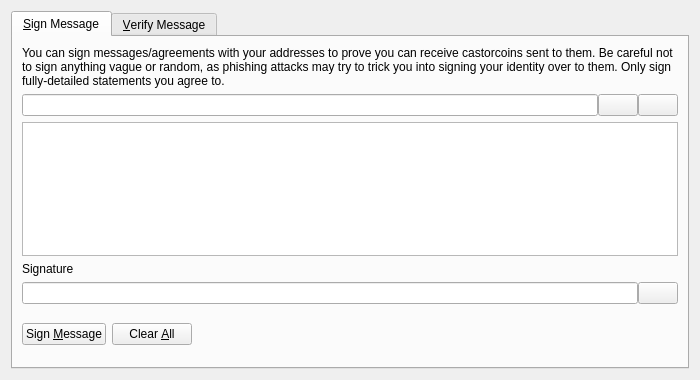
<?xml version="1.0" encoding="UTF-8"?>
<ui version="4.0">
 <class>SignVerifyMessageDialog</class>
 <widget class="QDialog" name="SignVerifyMessageDialog">
  <property name="geometry">
   <rect>
    <x>0</x>
    <y>0</y>
    <width>700</width>
    <height>380</height>
   </rect>
  </property>
  <property name="windowTitle">
   <string>Signatures - Sign / Verify a Message</string>
  </property>
  <property name="modal">
   <bool>true</bool>
  </property>
  <layout class="QVBoxLayout" name="verticalLayout">
   <item>
    <widget class="QTabWidget" name="tabWidget">
     <property name="currentIndex">
      <number>0</number>
     </property>
     <widget class="QWidget" name="tabSignMessage">
      <attribute name="title">
       <string>&amp;Sign Message</string>
      </attribute>
      <layout class="QVBoxLayout" name="verticalLayout_SM">
       <item>
        <widget class="QLabel" name="infoLabel_SM">
         <property name="text">
          <string>You can sign messages/agreements with your addresses to prove you can receive castorcoins sent to them. Be careful not to sign anything vague or random, as phishing attacks may try to trick you into signing your identity over to them. Only sign fully-detailed statements you agree to.</string>
         </property>
         <property name="textFormat">
          <enum>Qt::PlainText</enum>
         </property>
         <property name="wordWrap">
          <bool>true</bool>
         </property>
        </widget>
       </item>
       <item>
        <layout class="QHBoxLayout" name="horizontalLayout_1_SM">
         <property name="spacing">
          <number>0</number>
         </property>
         <item>
          <widget class="QValidatedLineEdit" name="addressIn_SM">
           <property name="toolTip">
            <string>The Castorcoin address to sign the message with</string>
           </property>
          </widget>
         </item>
         <item>
          <widget class="QPushButton" name="addressBookButton_SM">
           <property name="toolTip">
            <string>Choose previously used address</string>
           </property>
           <property name="text">
            <string/>
           </property>
           <property name="icon">
            <iconset resource="../bitcoin.qrc">
             <normaloff>:/icons/address-book</normaloff>:/icons/address-book</iconset>
           </property>
           <property name="shortcut">
            <string>Alt+A</string>
           </property>
           <property name="autoDefault">
            <bool>false</bool>
           </property>
          </widget>
         </item>
         <item>
          <widget class="QPushButton" name="pasteButton_SM">
           <property name="toolTip">
            <string>Paste address from clipboard</string>
           </property>
           <property name="text">
            <string/>
           </property>
           <property name="icon">
            <iconset resource="../bitcoin.qrc">
             <normaloff>:/icons/editpaste</normaloff>:/icons/editpaste</iconset>
           </property>
           <property name="shortcut">
            <string>Alt+P</string>
           </property>
           <property name="autoDefault">
            <bool>false</bool>
           </property>
          </widget>
         </item>
        </layout>
       </item>
       <item>
        <widget class="QPlainTextEdit" name="messageIn_SM">
         <property name="toolTip">
          <string>Enter the message you want to sign here</string>
         </property>
        </widget>
       </item>
       <item>
        <widget class="QLabel" name="signatureLabel_SM">
         <property name="text">
          <string>Signature</string>
         </property>
         <property name="textFormat">
          <enum>Qt::PlainText</enum>
         </property>
        </widget>
       </item>
       <item>
        <layout class="QHBoxLayout" name="horizontalLayout_2_SM">
         <property name="spacing">
          <number>0</number>
         </property>
         <item>
          <widget class="QLineEdit" name="signatureOut_SM">
           <property name="font">
            <font>
             <italic>true</italic>
            </font>
           </property>
           <property name="readOnly">
            <bool>true</bool>
           </property>
          </widget>
         </item>
         <item>
          <widget class="QPushButton" name="copySignatureButton_SM">
           <property name="toolTip">
            <string>Copy the current signature to the system clipboard</string>
           </property>
           <property name="text">
            <string/>
           </property>
           <property name="icon">
            <iconset resource="../bitcoin.qrc">
             <normaloff>:/icons/editcopy</normaloff>:/icons/editcopy</iconset>
           </property>
           <property name="autoDefault">
            <bool>false</bool>
           </property>
          </widget>
         </item>
        </layout>
       </item>
       <item>
        <layout class="QHBoxLayout" name="horizontalLayout_3_SM">
         <item>
          <widget class="QPushButton" name="signMessageButton_SM">
           <property name="toolTip">
            <string>Sign the message to prove you own this Castorcoin address</string>
           </property>
           <property name="text">
            <string>Sign &amp;Message</string>
           </property>
           <property name="icon">
            <iconset resource="../bitcoin.qrc">
             <normaloff>:/icons/edit</normaloff>:/icons/edit</iconset>
           </property>
           <property name="autoDefault">
            <bool>false</bool>
           </property>
          </widget>
         </item>
         <item>
          <widget class="QPushButton" name="clearButton_SM">
           <property name="toolTip">
            <string>Reset all sign message fields</string>
           </property>
           <property name="text">
            <string>Clear &amp;All</string>
           </property>
           <property name="icon">
            <iconset resource="../bitcoin.qrc">
             <normaloff>:/icons/remove</normaloff>:/icons/remove</iconset>
           </property>
           <property name="autoDefault">
            <bool>false</bool>
           </property>
          </widget>
         </item>
         <item>
          <spacer name="horizontalSpacer_1_SM">
           <property name="orientation">
            <enum>Qt::Horizontal</enum>
           </property>
           <property name="sizeHint" stdset="0">
            <size>
             <width>40</width>
             <height>48</height>
            </size>
           </property>
          </spacer>
         </item>
         <item>
          <widget class="QLabel" name="statusLabel_SM">
           <property name="font">
            <font>
             <weight>75</weight>
             <bold>true</bold>
            </font>
           </property>
           <property name="text">
            <string/>
           </property>
           <property name="wordWrap">
            <bool>true</bool>
           </property>
          </widget>
         </item>
         <item>
          <spacer name="horizontalSpacer_2_SM">
           <property name="orientation">
            <enum>Qt::Horizontal</enum>
           </property>
           <property name="sizeHint" stdset="0">
            <size>
             <width>40</width>
             <height>48</height>
            </size>
           </property>
          </spacer>
         </item>
        </layout>
       </item>
      </layout>
     </widget>
     <widget class="QWidget" name="tabVerifyMessage">
      <attribute name="title">
       <string>&amp;Verify Message</string>
      </attribute>
      <layout class="QVBoxLayout" name="verticalLayout_VM">
       <item>
        <widget class="QLabel" name="infoLabel_VM">
         <property name="text">
          <string>Enter the receiver's address, message (ensure you copy line breaks, spaces, tabs, etc. exactly) and signature below to verify the message. Be careful not to read more into the signature than what is in the signed message itself, to avoid being tricked by a man-in-the-middle attack. Note that this only proves the signing party receives with the address, it cannot prove sendership of any transaction!</string>
         </property>
         <property name="textFormat">
          <enum>Qt::PlainText</enum>
         </property>
         <property name="alignment">
          <set>Qt::AlignLeading|Qt::AlignLeft|Qt::AlignTop</set>
         </property>
         <property name="wordWrap">
          <bool>true</bool>
         </property>
        </widget>
       </item>
       <item>
        <layout class="QHBoxLayout" name="horizontalLayout_1_VM">
         <property name="spacing">
          <number>0</number>
         </property>
         <item>
          <widget class="QValidatedLineEdit" name="addressIn_VM">
           <property name="toolTip">
            <string>The Castorcoin address the message was signed with</string>
           </property>
          </widget>
         </item>
         <item>
          <widget class="QPushButton" name="addressBookButton_VM">
           <property name="toolTip">
            <string>Choose previously used address</string>
           </property>
           <property name="text">
            <string/>
           </property>
           <property name="icon">
            <iconset resource="../bitcoin.qrc">
             <normaloff>:/icons/address-book</normaloff>:/icons/address-book</iconset>
           </property>
           <property name="shortcut">
            <string>Alt+A</string>
           </property>
           <property name="autoDefault">
            <bool>false</bool>
           </property>
          </widget>
         </item>
        </layout>
       </item>
       <item>
        <widget class="QPlainTextEdit" name="messageIn_VM"/>
       </item>
       <item>
        <widget class="QValidatedLineEdit" name="signatureIn_VM"/>
       </item>
       <item>
        <layout class="QHBoxLayout" name="horizontalLayout_2_VM">
         <item>
          <widget class="QPushButton" name="verifyMessageButton_VM">
           <property name="toolTip">
            <string>Verify the message to ensure it was signed with the specified Castorcoin address</string>
           </property>
           <property name="text">
            <string>Verify &amp;Message</string>
           </property>
           <property name="icon">
            <iconset resource="../bitcoin.qrc">
             <normaloff>:/icons/transaction_0</normaloff>:/icons/transaction_0</iconset>
           </property>
           <property name="autoDefault">
            <bool>false</bool>
           </property>
          </widget>
         </item>
         <item>
          <widget class="QPushButton" name="clearButton_VM">
           <property name="toolTip">
            <string>Reset all verify message fields</string>
           </property>
           <property name="text">
            <string>Clear &amp;All</string>
           </property>
           <property name="icon">
            <iconset resource="../bitcoin.qrc">
             <normaloff>:/icons/remove</normaloff>:/icons/remove</iconset>
           </property>
           <property name="autoDefault">
            <bool>false</bool>
           </property>
          </widget>
         </item>
         <item>
          <spacer name="horizontalSpacer_1_VM">
           <property name="orientation">
            <enum>Qt::Horizontal</enum>
           </property>
           <property name="sizeHint" stdset="0">
            <size>
             <width>40</width>
             <height>48</height>
            </size>
           </property>
          </spacer>
         </item>
         <item>
          <widget class="QLabel" name="statusLabel_VM">
           <property name="font">
            <font>
             <weight>75</weight>
             <bold>true</bold>
            </font>
           </property>
           <property name="text">
            <string/>
           </property>
           <property name="wordWrap">
            <bool>true</bool>
           </property>
          </widget>
         </item>
         <item>
          <spacer name="horizontalSpacer_2_VM">
           <property name="orientation">
            <enum>Qt::Horizontal</enum>
           </property>
           <property name="sizeHint" stdset="0">
            <size>
             <width>40</width>
             <height>48</height>
            </size>
           </property>
          </spacer>
         </item>
        </layout>
       </item>
      </layout>
     </widget>
    </widget>
   </item>
  </layout>
 </widget>
 <customwidgets>
  <customwidget>
   <class>QValidatedLineEdit</class>
   <extends>QLineEdit</extends>
   <header>qvalidatedlineedit.h</header>
  </customwidget>
 </customwidgets>
 <resources>
  <include location="../bitcoin.qrc"/>
 </resources>
 <connections/>
</ui>
